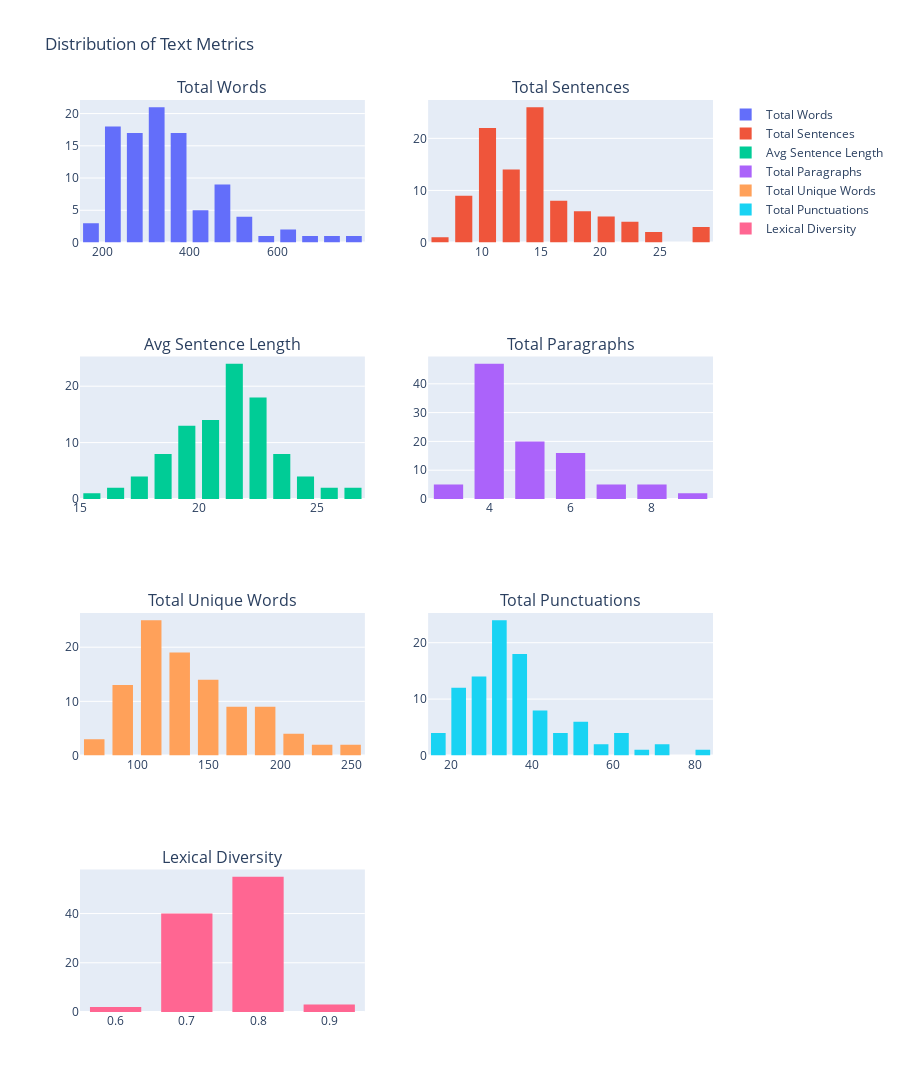

Here is the notebook cell this chart was saved with:
### Markdown cell above
##### Text Description Histogram

### Code cell
params = {
    "text_column": "input",
    "unwanted_tokens": {'s', 's\'', 'mr', 'ms', 'mrs', 'dr', '\'s', ' ', "''", 'dollar', 'us', '``'},
    "lang": "english"
}

text_description_histograms(df_summarization, params)

### Figure 1 — Plotly figure (JSON) as saved in the notebook; plotly's stock layout.template omitted (floating-point values rounded to 4 significant figures)
{"data": [{"name": "Total Words", "type": "histogram", "x": [490, 433, 294, 472, 306, 213, 322, 372, 267, 254, 216, 350, 336, 516, 700, 278, 248, 214, 310, 752, 383, 353, 247, 379, 505, 338, 312, 237, 452, 491, 351, 330, 262, 349, 228, 394, 466, 180, 242, 258, 361, 267, 219, 457, 350, 341, 310, 301, 699, 357, 330, 558, 267, 285, 425, 295, 498, 228, 339, 160, 305, 372, 352, 325, 399, 364, 332, 453, 603, 210, 251, 317, 284, 290, 232, 322, 513, 307, 288, 217, 288, 235, 600, 243, 255, 213, 348, 229, 436, 427, 365, 416, 382, 245, 303, 157, 520, 253, 494, 391], "xaxis": "x", "yaxis": "y"}, {"name": "Total Sentences", "type": "histogram", "x": [20, 15, 12, 19, 12, 9, 14, 15, 12, 10, 11, 14, 14, 22, 28, 11, 11, 9, 12, 29, 15, 15, 11, 14, 23, 14, 14, 9, 20, 17, 16, 15, 10, 14, 11, 14, 19, 10, 11, 11, 15, 13, 9, 18, 13, 15, 11, 12, 28, 15, 16, 21, 9, 12, 15, 14, 21, 11, 14, 8, 10, 15, 15, 14, 16, 15, 15, 17, 25, 8, 10, 15, 11, 12, 10, 13, 22, 12, 12, 11, 13, 9, 24, 11, 10, 9, 18, 11, 20, 18, 16, 18, 14, 10, 12, 7, 23, 10, 17, 16], "xaxis": "x2", "yaxis": "y2"}, {"name": "Avg Sentence Length", "type": "histogram", "x": [21.1, 25.6, 22, 21.4, 22.1, 20.4, 20.3, 21.4, 19.1, 22.7, 16.8, 21.4, 21.4, 21.2, 21.6, 22.5, 19.4, 19.4, 22.5, 22.7, 23.3, 20.4, 18.9, 23.4, 19.8, 21.2, 19.6, 23.4, 20.1, 24.4, 19, 18.5, 22.6, 22, 18.1, 24.9, 22.1, 15.3, 19.1, 20.8, 21.9, 17.5, 21.4, 22.4, 23.9, 19.5, 24.9, 22.1, 22, 20.5, 18.4, 23, 26.2, 21.2, 24.3, 18.7, 21, 18, 21, 17.9, 26.6, 21.3, 19.3, 20.8, 22.2, 21.3, 19.6, 22.9, 21.4, 23, 20.6, 18.5, 23, 21.2, 21.4, 21.7, 20.1, 21.7, 20.8, 17.4, 20.4, 23, 22.2, 19.1, 22.8, 21.2, 16.3, 17.6, 18.8, 20.9, 19.6, 20.1, 22.5, 21, 22, 20, 19.3, 21.7, 25.3, 21.4], "xaxis": "x3", "yaxis": "y3"}, {"name": "Total Paragraphs", "type": "histogram", "x": [6, 4, 4, 6, 4, 4, 5, 4, 5, 4, 4, 4, 4, 9, 9, 3, 4, 4, 4, 8, 4, 4, 4, 5, 8, 4, 6, 4, 8, 5, 6, 6, 4, 5, 4, 4, 5, 4, 4, 4, 5, 4, 4, 6, 4, 6, 5, 5, 8, 6, 5, 7, 4, 4, 6, 6, 6, 4, 5, 4, 4, 6, 6, 5, 6, 5, 5, 7, 8, 4, 4, 3, 4, 4, 4, 4, 7, 4, 4, 3, 4, 4, 7, 4, 4, 4, 5, 4, 7, 6, 5, 5, 3, 4, 4, 3, 5, 5, 6, 5], "xaxis": "x4", "yaxis": "y4"}, {"name": "Total Unique Words", "type": "histogram", "x": [187, 163, 116, 203, 132, 93, 123, 135, 113, 114, 89, 140, 139, 208, 220, 117, 112, 79, 127, 259, 163, 151, 107, 150, 189, 148, 125, 112, 176, 183, 147, 120, 100, 140, 107, 155, 185, 85, 90, 113, 153, 113, 88, 172, 144, 145, 104, 118, 244, 160, 134, 231, 116, 110, 149, 113, 193, 96, 136, 79, 119, 146, 122, 118, 146, 160, 129, 179, 216, 92, 114, 133, 119, 118, 98, 129, 183, 124, 122, 87, 105, 104, 200, 99, 107, 96, 132, 90, 160, 184, 150, 167, 126, 85, 122, 70, 185, 100, 192, 139], "xaxis": "x5", "yaxis": "y5"}, {"name": "Total Punctuations", "type": "histogram", "x": [63, 35, 24, 53, 38, 22, 29, 39, 32, 27, 30, 38, 34, 45, 71, 30, 30, 28, 31, 81, 35, 36, 33, 46, 41, 39, 34, 24, 38, 61, 36, 39, 33, 29, 25, 32, 34, 22, 32, 28, 24, 28, 17, 42, 32, 39, 30, 31, 73, 43, 37, 57, 26, 27, 51, 32, 45, 23, 31, 15, 36, 40, 54, 26, 34, 32, 36, 53, 54, 23, 34, 38, 28, 28, 15, 40, 52, 36, 36, 23, 20, 24, 67, 29, 23, 22, 42, 29, 43, 46, 35, 43, 61, 32, 32, 15, 55, 30, 60, 30], "xaxis": "x6", "yaxis": "y6"}, {"name": "Lexical Diversity", "type": "histogram", "x": [0.7, 0.8, 0.7, 0.8, 0.8, 0.8, 0.7, 0.7, 0.7, 0.8, 0.8, 0.7, 0.7, 0.7, 0.6, 0.8, 0.9, 0.8, 0.7, 0.7, 0.8, 0.8, 0.8, 0.8, 0.8, 0.8, 0.8, 0.8, 0.7, 0.7, 0.7, 0.7, 0.8, 0.8, 0.8, 0.8, 0.8, 0.8, 0.7, 0.8, 0.8, 0.8, 0.7, 0.7, 0.8, 0.8, 0.6, 0.8, 0.7, 0.8, 0.7, 0.8, 0.8, 0.7, 0.7, 0.7, 0.7, 0.8, 0.8, 0.8, 0.8, 0.8, 0.7, 0.7, 0.8, 0.8, 0.7, 0.7, 0.7, 0.8, 0.9, 0.8, 0.8, 0.8, 0.8, 0.7, 0.7, 0.8, 0.7, 0.7, 0.7, 0.9, 0.7, 0.8, 0.8, 0.8, 0.7, 0.8, 0.8, 0.8, 0.8, 0.8, 0.7, 0.7, 0.8, 0.7, 0.8, 0.8, 0.7, 0.7], "xaxis": "x7", "yaxis": "y7"}], "layout": {"annotations": [{"font": {"size": 16}, "showarrow": false, "text": "Total Words", "x": 0.225, "xanchor": "center", "xref": "paper", "y": 1, "yanchor": "bottom", "yref": "paper"}, {"font": {"size": 16}, "showarrow": false, "text": "Total Sentences", "x": 0.775, "xanchor": "center", "xref": "paper", "y": 1, "yanchor": "bottom", "yref": "paper"}, {"font": {"size": 16}, "showarrow": false, "text": "Avg Sentence Length", "x": 0.225, "xanchor": "center", "xref": "paper", "y": 0.7188, "yanchor": "bottom", "yref": "paper"}, {"font": {"size": 16}, "showarrow": false, "text": "Total Paragraphs", "x": 0.775, "xanchor": "center", "xref": "paper", "y": 0.7188, "yanchor": "bottom", "yref": "paper"}, {"font": {"size": 16}, "showarrow": false, "text": "Total Unique Words", "x": 0.225, "xanchor": "center", "xref": "paper", "y": 0.4375, "yanchor": "bottom", "yref": "paper"}, {"font": {"size": 16}, "showarrow": false, "text": "Total Punctuations", "x": 0.775, "xanchor": "center", "xref": "paper", "y": 0.4375, "yanchor": "bottom", "yref": "paper"}, {"font": {"size": 16}, "showarrow": false, "text": "Lexical Diversity", "x": 0.225, "xanchor": "center", "xref": "paper", "y": 0.1562, "yanchor": "bottom", "yref": "paper"}], "bargap": 0.2, "bargroupgap": 0.1, "height": 1600, "title": {"text": "Distribution of Text Metrics"}, "xaxis": {"anchor": "y", "domain": [0, 0.45]}, "xaxis2": {"anchor": "y2", "domain": [0.55, 1]}, "xaxis3": {"anchor": "y3", "domain": [0, 0.45]}, "xaxis4": {"anchor": "y4", "domain": [0.55, 1]}, "xaxis5": {"anchor": "y5", "domain": [0, 0.45]}, "xaxis6": {"anchor": "y6", "domain": [0.55, 1]}, "xaxis7": {"anchor": "y7", "domain": [0, 0.45]}, "xaxis8": {"anchor": "y8", "domain": [0.55, 1]}, "yaxis": {"anchor": "x", "domain": [0.8438, 1]}, "yaxis2": {"anchor": "x2", "domain": [0.8438, 1]}, "yaxis3": {"anchor": "x3", "domain": [0.5625, 0.7188]}, "yaxis4": {"anchor": "x4", "domain": [0.5625, 0.7188]}, "yaxis5": {"anchor": "x5", "domain": [0.2812, 0.4375]}, "yaxis6": {"anchor": "x6", "domain": [0.2812, 0.4375]}, "yaxis7": {"anchor": "x7", "domain": [0, 0.1562]}, "yaxis8": {"anchor": "x8", "domain": [0, 0.1562]}}}
